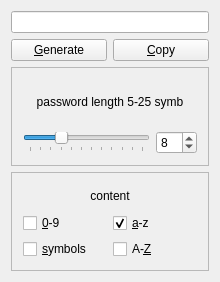
<?xml version="1.0" encoding="UTF-8"?>
<ui version="4.0">
 <class>PassGenerator</class>
 <widget class="QWidget" name="PassGenerator">
  <property name="geometry">
   <rect>
    <x>0</x>
    <y>0</y>
    <width>220</width>
    <height>282</height>
   </rect>
  </property>
  <property name="windowTitle">
   <string>PassGenerator</string>
  </property>
  <layout class="QVBoxLayout" name="verticalLayout_3">
   <item>
    <widget class="QLineEdit" name="lePassword"/>
   </item>
   <item>
    <layout class="QHBoxLayout" name="horizontalLayout_2">
     <item>
      <widget class="QPushButton" name="pbGenerate">
       <property name="text">
        <string>&amp;Generate</string>
       </property>
      </widget>
     </item>
     <item>
      <widget class="QPushButton" name="pbCopy">
       <property name="text">
        <string>&amp;Copy</string>
       </property>
      </widget>
     </item>
    </layout>
   </item>
   <item>
    <widget class="QFrame" name="frame">
     <property name="frameShape">
      <enum>QFrame::StyledPanel</enum>
     </property>
     <property name="frameShadow">
      <enum>QFrame::Raised</enum>
     </property>
     <layout class="QVBoxLayout" name="verticalLayout">
      <item>
       <widget class="QLabel" name="lbLength">
        <property name="text">
         <string>password length 5-25 symb</string>
        </property>
        <property name="alignment">
         <set>Qt::AlignCenter</set>
        </property>
       </widget>
      </item>
      <item>
       <layout class="QHBoxLayout" name="horizontalLayout">
        <item>
         <widget class="QSlider" name="slLength">
          <property name="minimum">
           <number>5</number>
          </property>
          <property name="maximum">
           <number>16</number>
          </property>
          <property name="value">
           <number>8</number>
          </property>
          <property name="orientation">
           <enum>Qt::Horizontal</enum>
          </property>
          <property name="tickPosition">
           <enum>QSlider::TicksBelow</enum>
          </property>
          <property name="tickInterval">
           <number>1</number>
          </property>
         </widget>
        </item>
        <item>
         <widget class="QSpinBox" name="sbLength">
          <property name="minimum">
           <number>5</number>
          </property>
          <property name="maximum">
           <number>16</number>
          </property>
          <property name="value">
           <number>8</number>
          </property>
         </widget>
        </item>
       </layout>
      </item>
     </layout>
    </widget>
   </item>
   <item>
    <widget class="QFrame" name="frame_2">
     <property name="frameShape">
      <enum>QFrame::StyledPanel</enum>
     </property>
     <property name="frameShadow">
      <enum>QFrame::Raised</enum>
     </property>
     <layout class="QVBoxLayout" name="verticalLayout_2">
      <item>
       <widget class="QLabel" name="lbContent">
        <property name="text">
         <string>content</string>
        </property>
        <property name="alignment">
         <set>Qt::AlignCenter</set>
        </property>
       </widget>
      </item>
      <item>
       <layout class="QGridLayout" name="gridLayout">
        <item row="0" column="0">
         <widget class="QCheckBox" name="cbDigit">
          <property name="text">
           <string>&amp;0-9</string>
          </property>
         </widget>
        </item>
        <item row="0" column="1">
         <widget class="QCheckBox" name="cbLetters">
          <property name="text">
           <string>&amp;a-z</string>
          </property>
          <property name="checked">
           <bool>true</bool>
          </property>
         </widget>
        </item>
        <item row="1" column="0">
         <widget class="QCheckBox" name="cbSymbols">
          <property name="text">
           <string>&amp;symbols</string>
          </property>
         </widget>
        </item>
        <item row="1" column="1">
         <widget class="QCheckBox" name="cbLETTERS">
          <property name="text">
           <string>A-&amp;Z</string>
          </property>
         </widget>
        </item>
       </layout>
      </item>
     </layout>
    </widget>
   </item>
  </layout>
 </widget>
 <layoutdefault spacing="6" margin="11"/>
 <resources/>
 <connections/>
</ui>
